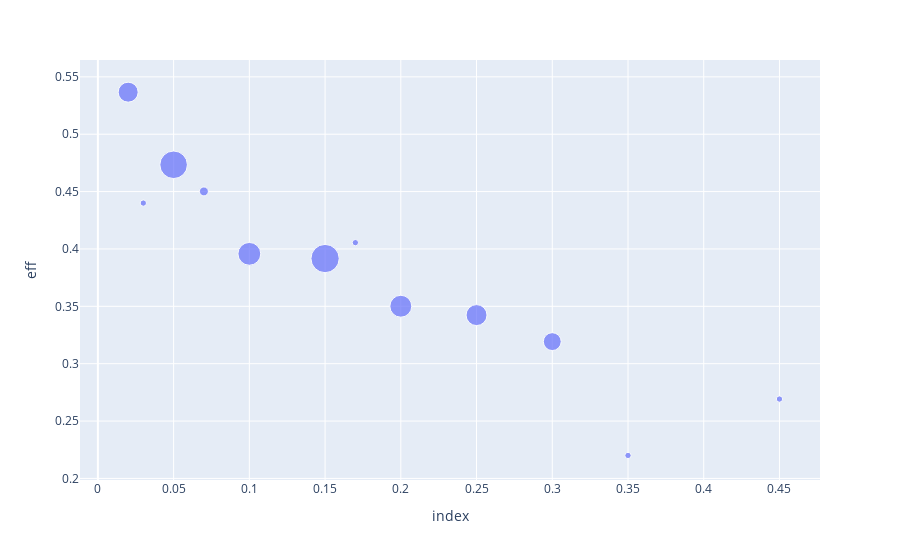

Notebook code for this chart:
### Markdown cell above
# Расчет средних эффективностей

### Code cell
data['count'] = 1
d_eff = data.groupby('mass').mean()
d_eff_weight = data.groupby('mass').sum()['count']
d_eff['weigh'] = d_eff_weight
d_eff['mass'] = d_eff.index

f = px.scatter(d_eff, y='eff', size = 'weigh')
f.show()

### Figure 1 — Plotly figure (JSON) as saved in the notebook; plotly's stock layout.template omitted (floating-point values rounded to 4 significant figures)
{"data": [{"hovertemplate": "index=%{x}<br>eff=%{y}<br>weigh=%{marker.size}<extra></extra>", "legendgroup": "", "marker": {"color": "#636efa", "size": [10, 1, 19, 2, 13, 20, 1, 12, 11, 8, 1, 1], "sizemode": "area", "sizeref": 0.05, "symbol": "circle"}, "mode": "markers", "name": "", "orientation": "v", "showlegend": false, "type": "scatter", "x": [0.02, 0.03, 0.05, 0.07, 0.1, 0.15, 0.17, 0.2, 0.25, 0.3, 0.35, 0.45], "xaxis": "x", "y": [0.5367, 0.44, 0.4734, 0.4502, 0.3957, 0.3916, 0.4055, 0.3501, 0.3424, 0.3192, 0.22, 0.2692], "yaxis": "y"}], "layout": {"legend": {"itemsizing": "constant", "tracegroupgap": 0}, "margin": {"t": 60}, "xaxis": {"anchor": "y", "domain": [0, 1], "title": {"text": "index"}}, "yaxis": {"anchor": "x", "domain": [0, 1], "title": {"text": "eff"}}}}
